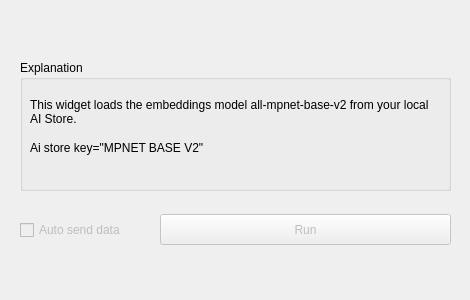
<?xml version="1.0" encoding="UTF-8"?>
<ui version="4.0">
 <class>Form</class>
 <widget class="QWidget" name="Form">
  <property name="geometry">
   <rect>
    <x>0</x>
    <y>0</y>
    <width>470</width>
    <height>300</height>
   </rect>
  </property>
  <property name="windowTitle">
   <string>Form</string>
  </property>
  <widget class="QGroupBox" name="groupBox">
   <property name="geometry">
    <rect>
     <x>20</x>
     <y>60</y>
     <width>431</width>
     <height>131</height>
    </rect>
   </property>
   <property name="title">
    <string>Explanation</string>
   </property>
   <widget class="QLabel" name="Description">
    <property name="geometry">
     <rect>
      <x>10</x>
      <y>26</y>
      <width>411</width>
      <height>51</height>
     </rect>
    </property>
    <property name="text">
     <string>This widget loads the embeddings model all-mpnet-base-v2 from your local AI Store.</string>
    </property>
    <property name="textFormat">
     <enum>Qt::AutoText</enum>
    </property>
    <property name="alignment">
     <set>Qt::AlignLeading|Qt::AlignLeft|Qt::AlignVCenter</set>
    </property>
    <property name="wordWrap">
     <bool>true</bool>
    </property>
   </widget>
   <widget class="QLabel" name="label">
    <property name="geometry">
     <rect>
      <x>10</x>
      <y>80</y>
      <width>301</width>
      <height>16</height>
     </rect>
    </property>
    <property name="text">
     <string>Ai store key=&quot;MPNET BASE V2&quot;</string>
    </property>
   </widget>
  </widget>
  <widget class="QPushButton" name="pushButton_send">
   <property name="enabled">
    <bool>false</bool>
   </property>
   <property name="geometry">
    <rect>
     <x>160</x>
     <y>214</y>
     <width>291</width>
     <height>31</height>
    </rect>
   </property>
   <property name="text">
    <string>Run</string>
   </property>
  </widget>
  <widget class="QCheckBox" name="checkBox_send">
   <property name="enabled">
    <bool>false</bool>
   </property>
   <property name="geometry">
    <rect>
     <x>20</x>
     <y>220</y>
     <width>121</width>
     <height>20</height>
    </rect>
   </property>
   <property name="text">
    <string>Auto send data</string>
   </property>
  </widget>
 </widget>
 <resources/>
 <connections/>
</ui>
